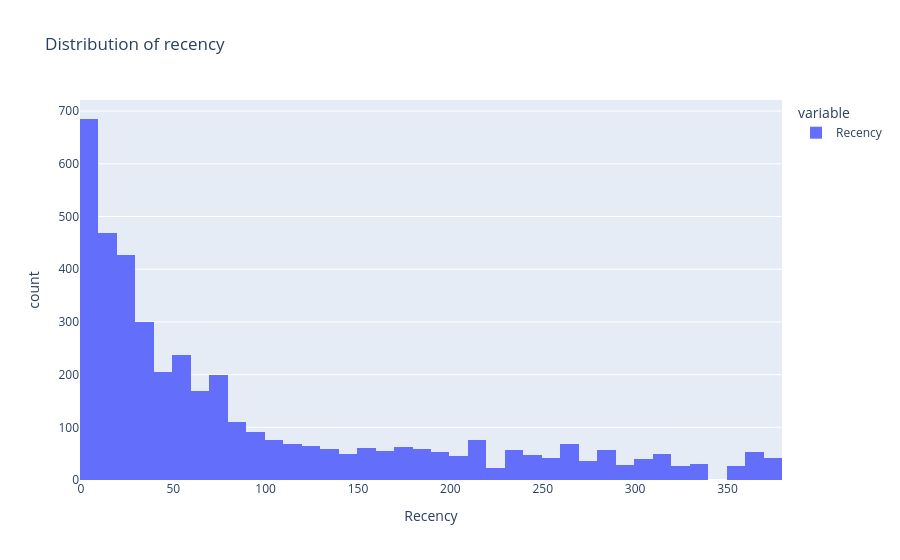

Write notebook code for a chart like this one.
### Code cell
fig=px.histogram(df["Recency"], title="Distribution of recency")
fig.update_layout(xaxis_title="Recency")
fig.show()

### Figure 1 — Plotly figure (JSON) as saved in the notebook; plotly's stock layout.template omitted (floating-point values rounded to 4 significant figures; data arrays with more than 128 entries replaced by an {"elided": "..."} marker saying what was removed)
{"data": [{"bingroup": "x", "hovertemplate": "variable=Recency<br>value=%{x}<br>count=%{y}<extra></extra>", "legendgroup": "Recency", "marker": {"color": "#636efa", "pattern": {"shape": ""}}, "name": "Recency", "orientation": "v", "showlegend": true, "type": "histogram", "x": {"elided": "4239 int values"}, "xaxis": "x", "yaxis": "y"}], "layout": {"barmode": "relative", "legend": {"title": {"text": "variable"}, "tracegroupgap": 0}, "title": {"text": "Distribution of recency"}, "xaxis": {"anchor": "y", "domain": [0, 1], "title": {"text": "Recency"}}, "yaxis": {"anchor": "x", "domain": [0, 1], "title": {"text": "count"}}}}
